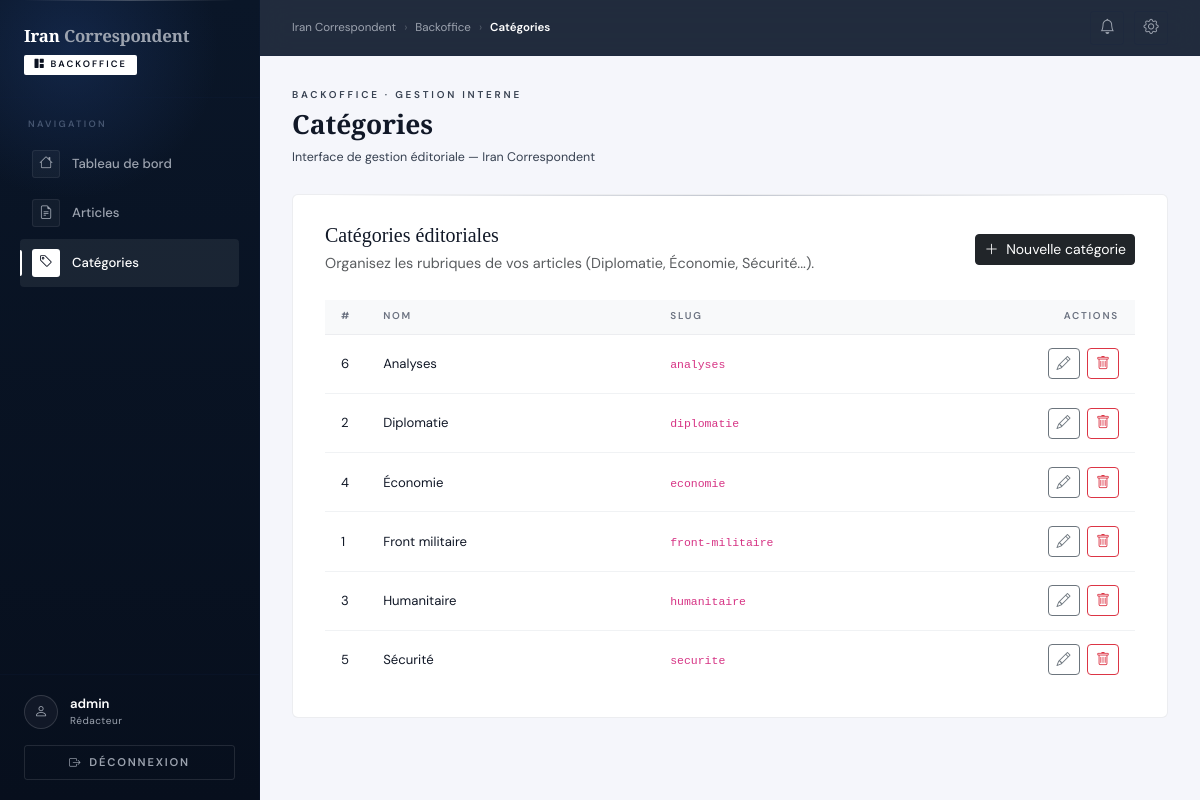
/admin/?r=categories (signed in), run on the app's committed database.
### tables this page shows
CREATE TABLE categories (
  id INT UNSIGNED AUTO_INCREMENT PRIMARY KEY,
  name VARCHAR(120) NOT NULL,
  slug VARCHAR(160) NOT NULL UNIQUE,
  created_at DATETIME NOT NULL DEFAULT CURRENT_TIMESTAMP
);

### public/admin/controllers/CategoryController.php (called while the page is built, shortened)
<?php
require_once __DIR__ . '/../../../app/models/Category.php';
class CategoryController
{
	public function index(): void
	{
		$categories  = Category::all();
		require __DIR__ . '/../views/categories/index.php';
		require __DIR__ . '/../views/layouts/main.php';
	}
}

### app/core/Model.php (called while the page is built, shortened)
<?php
abstract class Model
{
	private static ?PDO $pdo = null;
	protected static function db(): PDO
	{
		$configPath = __DIR__ . '/../config/database.php';
		$cfg = require $configPath;
		$host = $cfg['host'] ?? 'db';
		$port = $cfg['port'] ?? '3306';
		$name = $cfg['name'] ?? 'iran_news';
		$user = $cfg['user'] ?? 'root';
		$pass = $cfg['pass'] ?? 'root';
		$charset = $cfg['charset'] ?? 'utf8mb4';
		$dsn = sprintf('mysql:host=%s;port=%s;dbname=%s;charset=%s', $host, $port, $name, $charset);
		self::$pdo = new PDO(
			$dsn,
			$user,
			$pass,
			[
				PDO::ATTR_ERRMODE => PDO::ERRMODE_EXCEPTION,
				PDO::ATTR_DEFAULT_FETCH_MODE => PDO::FETCH_ASSOC,
				PDO::ATTR_EMULATE_PREPARES => false,
			]
		);
		return self::$pdo;
	}
	protected static function fetchAll(string $sql, array $params = []): array
	{
		$stmt = self::db()->prepare($sql);
		$stmt->execute($params);
		return $stmt->fetchAll();
	}
}

### app/config/database.php (called while the page is built)
<?php
return [
	'host' => getenv('DB_HOST') ?: 'db',
	'port' => getenv('DB_PORT') ?: '3306',
	'name' => getenv('DB_NAME') ?: 'iran_news',
	'user' => getenv('DB_USER') ?: 'root',
	'pass' => getenv('DB_PASS') ?: 'root',
	'charset' => getenv('DB_CHARSET') ?: 'utf8mb4',
];

### app/models/Category.php (called while the page is built, shortened)
<?php
require_once __DIR__ . '/../core/Model.php';
class Category extends Model
{
    public static function all(): array
    {
        return self::fetchAll('SELECT * FROM categories ORDER BY name ASC');
    }
}

### public/admin/views/categories/index.php (the view, shortened to what this page needs)
<div class="d-flex justify-content-between align-items-center mb-4">
	<div>
		<h2 class="h5 mb-1">Catégories éditoriales</h2>
		<p class="text-muted small mb-0">Organisez les rubriques de vos articles (Diplomatie, Économie, Sécurité...).</p>
	</div>
	<div>
		<a href="/admin/?r=categories_create" class="btn btn-sm btn-dark">
			<i class="bi bi-plus-lg me-1"></i> Nouvelle catégorie
		</a>
	</div>
</div>
<?php if (empty($categories)): ?>
	<div class="alert alert-light border small mb-0">
		Aucune catégorie pour le moment. Créez votre première catégorie pour structurer vos articles.
	</div>
<?php else: ?>
	<div class="table-responsive small">
		<table class="table align-middle table-sm mb-0">
			<thead class="table-light">
			<tr>
				<th style="width: 5%">#</th>
				<th>Nom</th>
				<th>Slug</th>
				<th style="width: 18%" class="text-end">Actions</th>
			</tr>
			</thead>
			<tbody>
			<?php foreach ($categories as $cat): ?>
				<tr>
					<td><?= (int) $cat['id'] ?></td>
					<td><?= htmlspecialchars($cat['name'], ENT_QUOTES, 'UTF-8') ?></td>
					<td><code class="small"><?= htmlspecialchars($cat['slug'], ENT_QUOTES, 'UTF-8') ?></code></td>
					<td class="text-end">
						<a href="/admin/?r=categories_edit&id=<?= (int) $cat['id'] ?>" class="btn btn-outline-secondary btn-xs btn-sm me-1" aria-label="Modifier la catégorie" title="Modifier la catégorie">
							<i class="bi bi-pencil" aria-hidden="true"></i>
						</a>
						<form action="/admin/?r=categories_delete&id=<?= (int) $cat['id'] ?>" method="post" class="d-inline" onsubmit="return confirm('Supprimer cette catégorie ?');">
							<button type="submit" class="btn btn-outline-danger btn-xs btn-sm" aria-label="Supprimer la catégorie" title="Supprimer la catégorie">
								<i class="bi bi-trash" aria-hidden="true"></i>
							</button>
						</form>
					</td>
				</tr>
			<?php endforeach; ?>
			</tbody>
		</table>
	</div>
<?php endif; ?>

### public/admin/views/layouts/main.php (style rules this page uses)
:root { --sidebar-w: 260px; --tr: .18s cubic-bezier(.4,0,.2,1); --border: rgba(15,32,68,.2); --border-md: rgba(15,32,68,.35); --white: #ffffff; --off-white: #f9fafb; --muted: #9ca3af; --navy: #0b1120; --navy-soft: #111827; }
*, *::before, *::after { box-sizing: border-box; margin: 0; padding: 0; }
html, body { height: 100%; }
body { font-family: 'DM Sans', sans-serif; background: #f5f6fb; color: #111827; min-height: 100vh; }
.bo-card p { font-size: .9rem; color: #111827; line-height: 1.7; margin-bottom: .75rem; }
.bo-card h2, .bo-card h3 { font-family: 'Playfair Display', serif; color: #111827; margin-bottom: .75rem; }
.bo-card table { width: 100%; border-collapse: collapse; font-size: .82rem; }
.bo-card table th { font-size: .62rem; font-weight: 600; letter-spacing: .18em; text-transform: uppercase; color: #6b7280; padding: .6rem 1rem; border-bottom: 1px solid rgba(15,32,68,.08); text-align: left; }
.bo-card table td { padding: .85rem 1rem; color: #111827; border-bottom: 1px solid rgba(15,32,68,.06); vertical-align: middle; }
.bo-card table tr:last-child td { border-bottom: none; }

### data on the page
categories: id "6", name "Analyses", slug "analyses"
categories: id "2", name "Diplomatie", slug "diplomatie"
categories: id "4", name "Économie", slug "economie"
categories: id "1", name "Front militaire", slug "front-militaire"
categories: id "3", name "Humanitaire", slug "humanitaire"
categories: id "5", name "Sécurité", slug "securite"

### other printed values
$currentUser['username'] "admin"
$pageHeading "Catégories"
